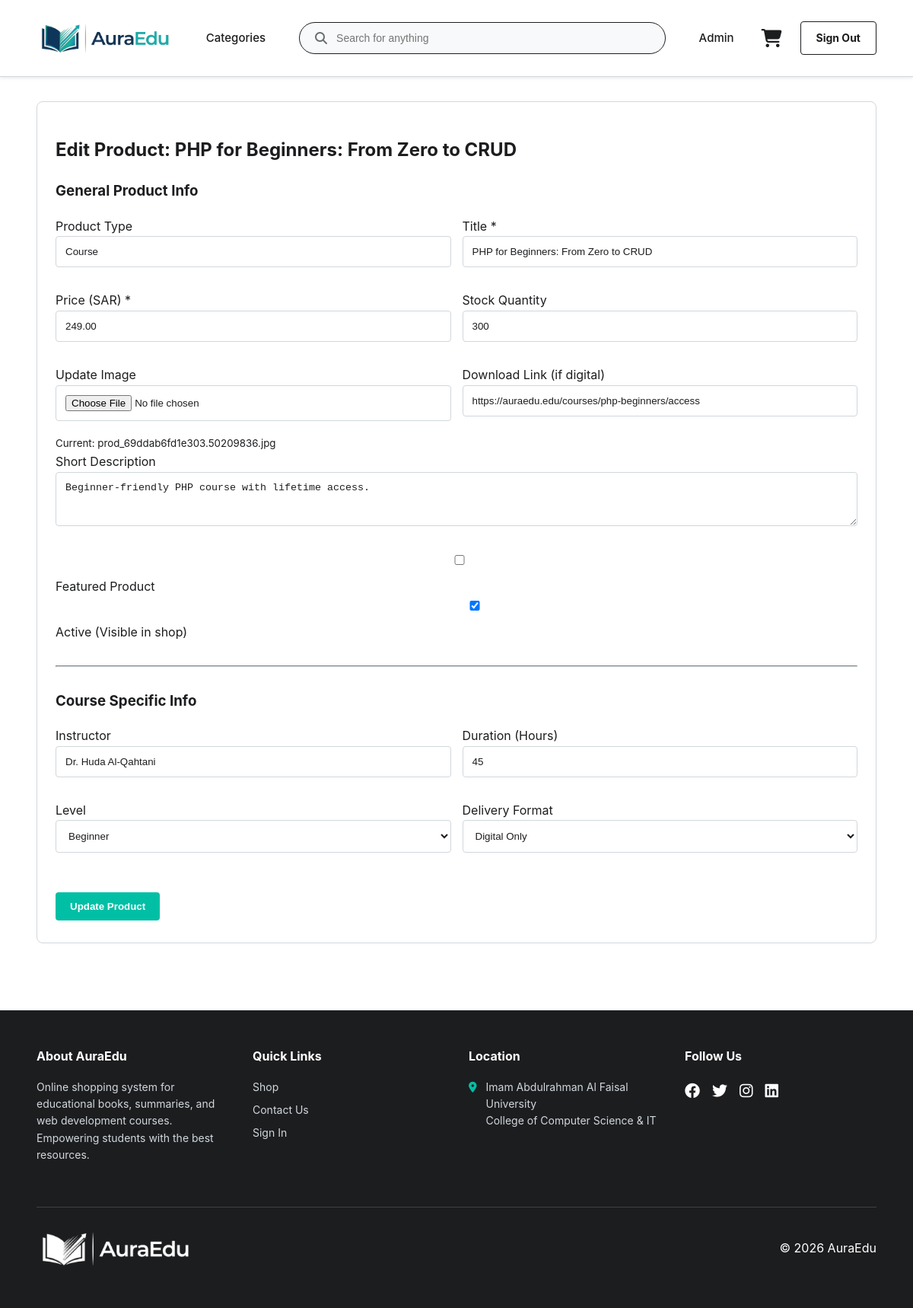
The page /admin_edit_product.php?id=5 (signed in) on the database as committed earlier.
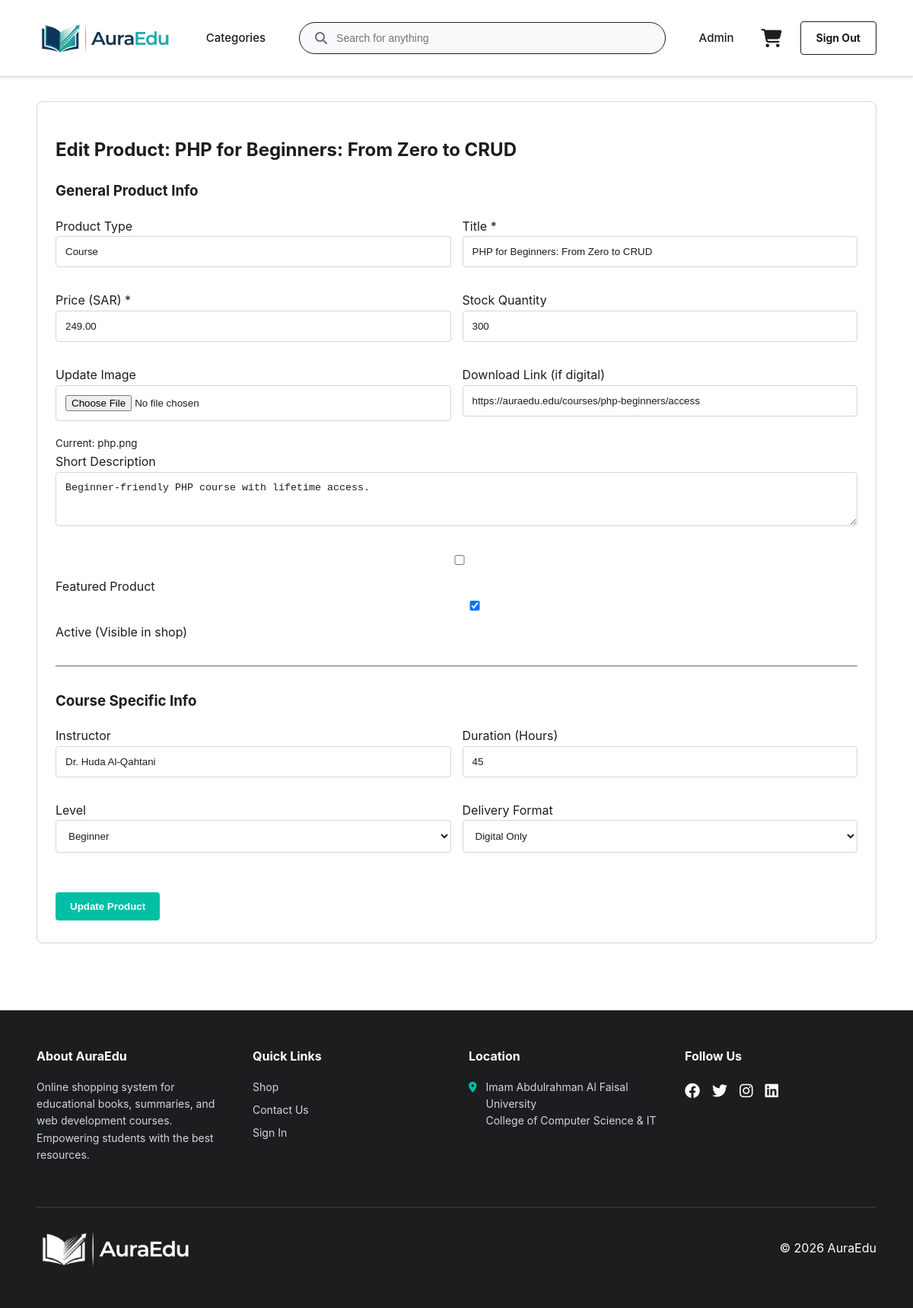
The same page on the database as committed later.
### tables this page shows
CREATE TABLE `products` (
  `product_id` int(11) NOT NULL,
  `product_type` enum('book','course') NOT NULL,
  `title` varchar(220) NOT NULL,
  `price_sar` decimal(10,2) NOT NULL,
  `short_description` text DEFAULT NULL,
  `product_image` varchar(255) NOT NULL DEFAULT 'no-image.jpg',
  `stock_qty` int(11) NOT NULL DEFAULT 0,
  `discount_percentage` decimal(5,2) DEFAULT 0.00,
  `is_featured` tinyint(1) DEFAULT 0,
  `is_active` tinyint(1) NOT NULL DEFAULT 1,
  `download_link` varchar(255) DEFAULT NULL,
  `created_at` timestamp NOT NULL DEFAULT current_timestamp(),
  `updated_at` timestamp NOT NULL DEFAULT current_timestamp() ON UPDATE current_timestamp()
);

### src/bootstrap.php (called while the page is built, shortened)
<?php
function h(string $value): string
{
    return htmlspecialchars($value, ENT_QUOTES, 'UTF-8');
}

### public/admin_edit_product.php (the view, shortened to what the changed rows need)
<?php
require_once __DIR__ . '/../src/bootstrap.php';
$productId = (int) ($_GET['id'] ?? $_POST['id'] ?? 0);
$stmt = mysqli_prepare($conn, "SELECT * FROM products WHERE product_id = ?");
mysqli_stmt_bind_param($stmt, 'i', $productId);
mysqli_stmt_execute($stmt);
$prodResult = mysqli_stmt_get_result($stmt);
$product = mysqli_fetch_assoc($prodResult);
$type = $product['product_type'];
$subData = [];
if ($type === 'book') {
    $stmtB = mysqli_prepare($conn, "SELECT * FROM books WHERE product_id = ?");
    mysqli_stmt_bind_param($stmtB, 'i', $productId);
    mysqli_stmt_execute($stmtB);
    $subData = mysqli_fetch_assoc(mysqli_stmt_get_result($stmtB)) ?: [];
    mysqli_stmt_close($stmtB);
} elseif ($type === 'course') {
    $stmtC = mysqli_prepare($conn, "SELECT * FROM courses WHERE product_id = ?");
    mysqli_stmt_bind_param($stmtC, 'i', $productId);
    mysqli_stmt_execute($stmtC);
    $subData = mysqli_fetch_assoc(mysqli_stmt_get_result($stmtC)) ?: [];
}
require_once __DIR__ . '/includes/header.php';
?>
<section class="card">
  <h2>Edit Product: <?php echo h($product['title']); ?></h2>
  <form method="post" action="admin_edit_product.php?id=<?php echo $productId; ?>" enctype="multipart/form-data">
    <h3>General Product Info</h3>
    <div style="display: grid; grid-template-columns: 1fr 1fr; gap: 15px;">
      <div>
        <label>Product Type</label>
        <input type="text" value="<?php echo h(ucfirst($type)); ?>" disabled style="background: var(--surface);">
      </div>
      <div>
        <label for="title">Title *</label>
        <input id="title" name="title" type="text" value="<?php echo h($product['title']); ?>" required>
      </div>
      <div>
        <label for="price_sar">Price (SAR) *</label>
        <input id="price_sar" name="price_sar" type="number" min="0" step="0.01" value="<?php echo h((string)$product['price_sar']); ?>" required>
      </div>
      <div>
        <label for="stock_qty">Stock Quantity</label>
        <input id="stock_qty" name="stock_qty" type="number" min="0" value="<?php echo (int)$product['stock_qty']; ?>">
      </div>
      <div>
        <label for="product_image">Update Image</label>
        <input type="file" id="product_image" name="product_image" accept="image/*">
        <small>Current: <?php echo h($product['product_image']); ?></small>
      </div>
      <div>
        <label for="download_link">Download Link (if digital)</label>
        <input id="download_link" name="download_link" type="url" value="<?php echo h($product['download_link'] ?? ''); ?>" placeholder="https://...">
      </div>
    </div>
    <label for="short_description">Short Description</label>
    <textarea id="short_description" name="short_description" rows="3"><?php echo h($product['short_description'] ?? ''); ?></textarea>
    <div style="margin-top: 10px;">
      <label><input type="checkbox" name="is_featured" value="1" <?php if($product['is_featured']) echo 'checked'; ?>> Featured Product</label>
      <label style="margin-left: 20px;"><input type="checkbox" name="is_active" value="1" <?php if($product['is_active']) echo 'checked'; ?>> Active (Visible in shop)</label>
    </div>
    <hr style="margin: 30px 0; border-color: var(--border);">
    <?php if ($type === 'book'): ?>
      <h3>Book Specific Info</h3>
      <div style="display: grid; grid-template-columns: 1fr 1fr; gap: 15px;">
        <div>
          <label for="author">Author</label>
          <input id="author" name="author" type="text" value="<?php echo h($subData['author'] ?? ''); ?>">
        </div>
        <div>
          <label for="publisher">Publisher / Provider</label>
          <input id="publisher" name="publisher" type="text" value="<?php echo h($subData['publisher_provider'] ?? ''); ?>">
        </div>
        <div>
          <label for="year">Publication Year</label>
          <input id="year" name="year" type="number" min="1900" max="2100" value="<?php echo h((string)($subData['publication_year'] ?? '')); ?>">
        </div>
        <div>
          <label for="pages">Pages Count</label>
          <input id="pages" name="pages" type="number" min="1" value="<?php echo h((string)($subData['pages_count'] ?? '')); ?>">
        </div>
        <div>
          <label for="book_format">Book Format</label>
          <select id="book_format" name="book_format">
            <option value="hard_copy" <?php if(($subData['book_format'] ?? '') === 'hard_copy') echo 'selected'; ?>>Hard Copy</option>
            <option value="soft_copy" <?php if(($subData['book_format'] ?? '') === 'soft_copy') echo 'selected'; ?>>Soft Copy</option>
          </select>
        </div>
        <div>
          <label for="delivery_format">Delivery Format</label>
          <select id="delivery_format" name="delivery_format">
            <option value="physical" <?php if(($subData['delivery_format'] ?? '') === 'physical') echo 'selected'; ?>>Physical</option>
            <option value="digital" <?php if(($subData['delivery_format'] ?? '') === 'digital') echo 'selected'; ?>>Digital</option>
          </select>
        </div>
      </div>
    <?php elseif ($type === 'course'): ?>
      <h3>Course Specific Info</h3>
      <div style="display: grid; grid-template-columns: 1fr 1fr; gap: 15px;">
        <div>
        </div>
        <div>
        </div>
        <div>
        </div>
        <div>
        </div>
      </div>
    <?php endif; ?>
    <div style="margin-top: 30px;">
      <button class="btn" type="submit">Update Product</button>
      <a href="admin_dashboard.php" class="btn" style="background: var(--surface);">Cancel</a>
    </div>
  </form>
</section>
<?php require_once __DIR__ . '/includes/footer.php'; ?>

Rows that differ between the two databases and show on the page:
changed products "PHP for Beginners: From Zero to CRUD": product_image "prod_69ddab6fd1e303.50209836.jpg" → "php.png"
